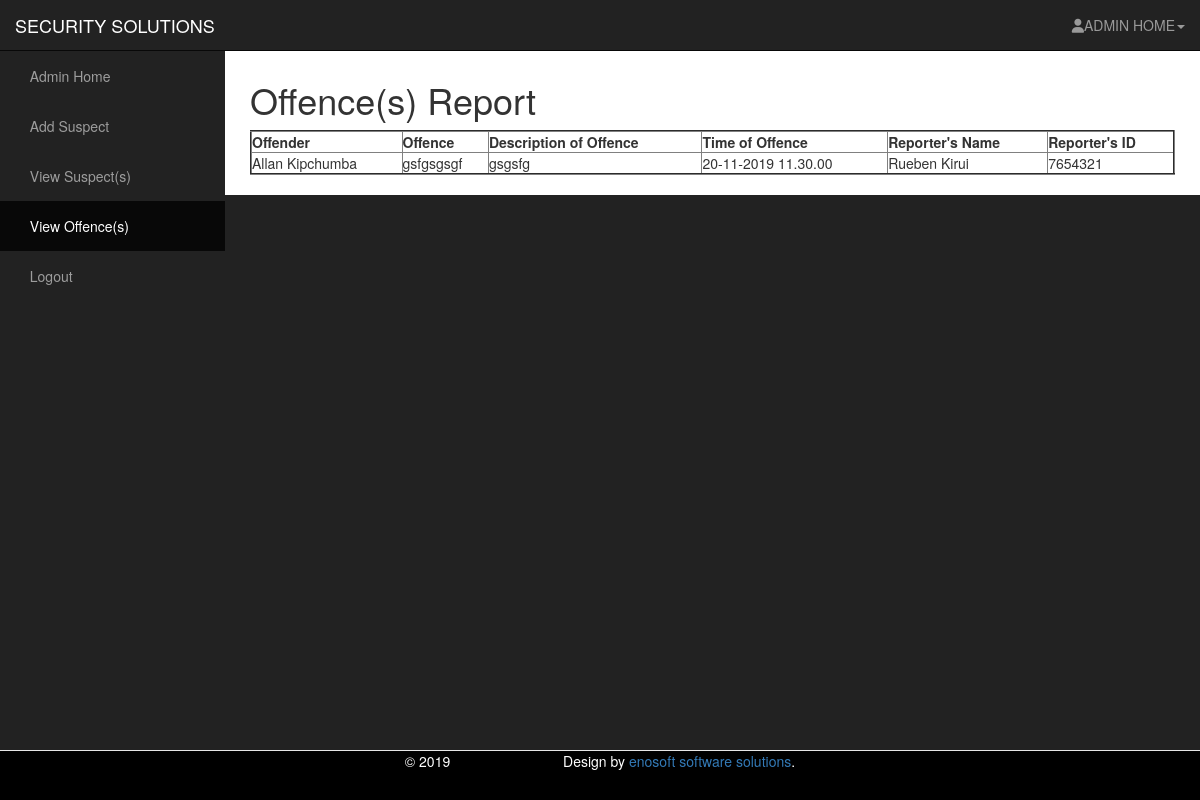
Page /viewoffences.php (signed in) on the committed database.
### tables this page shows
CREATE TABLE `offence` (
  `id` int(11) NOT NULL,
  `detailsid` varchar(100) NOT NULL,
  `offence` varchar(150) NOT NULL,
  `description` text NOT NULL,
  `offencedate` varchar(100) NOT NULL,
  `reportername` varchar(100) NOT NULL,
  `reporterid` varchar(100) NOT NULL
);

CREATE TABLE `details` (
  `id` int(11) NOT NULL,
  `identifier` varchar(100) NOT NULL,
  `fullname` varchar(150) NOT NULL,
  `identifiernumber` varchar(150) NOT NULL,
  `phonenumber` varchar(20) NOT NULL,
  `nationality` varchar(50) NOT NULL,
  `image` blob NOT NULL,
  `imagetype` varchar(50) NOT NULL
);

### viewoffences.php (the view, shortened to what this page needs)
<!DOCTYPE html>
<html lang="en">
<head>
    <link href="css/bootstrap.min.css" rel="stylesheet">
    <link href="css/sb-admin.css" rel="stylesheet">
    <link href="font-awesome/css/font-awesome.min.css" rel="stylesheet" type="text/css">
</head>
<body>
    <div id="wrapper">
        <nav class="navbar navbar-inverse navbar-fixed-top" role="navigation">
            <div class="navbar-header">
                <a style="text-transform:uppercase;" class="navbar-brand" href="../index.php">Security solutions</a>
            </div>
            <ul class="nav navbar-right top-nav">
                <li class="dropdown">
                    <a href="" class="dropdown-toggle" data-toggle="dropdown"><i class="fa fa-user"></i>ADMIN HOME<b class="caret"></b></a>
                </li>
            </ul>
            <div class="collapse navbar-collapse navbar-ex1-collapse">
                <ul class="nav navbar-nav side-nav">
                    <li>
                        <a href="officerhome.php"><i class="glyphicon glyphicon-thumbs-up"></i> Admin Home</a>
                    </li>
					<li>
                        <a href="addsuspect.php"><i class="glyphicon glyphicon-thumbs-up"></i> Add Suspect</a>
                    </li>
					<li>
                        <a href="viewsuspect.php"><i class="glyphicon glyphicon-thumbs-up"></i> View Suspect(s)</a>
                    </li>
					<li class="active">
                        <a href="viewoffences.php"><i class="glyphicon glyphicon-thumbs-down"></i> View Offence(s)</a>
                    </li>
					<li>
                        <a href="logout.php"><i class="glyphicon glyphicon-bullhorn"></i> Logout</a>
                    </li>
                </ul>
            </div>
        </nav>
        <div id="page-wrapper">
            <div class="container-fluid">
                <div class="row">
                    <div class="col-lg-12">
						<p style="width:100%;">
						<h1>Offence(s) Report</h1>
						<?php
						include"connection.php";
						$query=mysqli_query($con,"select * from offence");
						$num=mysqli_num_rows($query);
						if($num>0)
						{
							echo"<table style='width:100%;' border='2'>
							<tr>
								<th>Offender</th>
								<th>Offence</th>
								<th>Description of Offence</th>
								<th>Time of Offence</th>
								<th>Reporter's Name</th>
								<th>Reporter's ID</th>
							</tr>
							";
							while($data=mysqli_fetch_array($query))
							{
								$detailsid=$data['detailsid'];
								$namequery=mysqli_query($con,"select *  from details where id='$detailsid'");
								$namedata=mysqli_fetch_array($namequery);
								$offender=$namedata['fullname'];
								echo"
								<tr>
									<td>".$offender."</td>
									<td>".$data['offence']."</td>
									<td>".$data['description']."</td>
									<td>".$data['offencedate']."</td>
									<td>".$data['reportername']."</td>
									<td>".$data['reporterid']."</td>
								</tr>
								";
							}
							echo"</table>";
						}
						else
						{
							echo"Hooray!! The country seems safe!! There are no offence(s) in the system currently.";
						}
						?>
                    </div>
                </div>
            </div>
			<footer style="text-align:left;background-color:#000000;color:#FFFFFF;" class="navbar navbar-default navbar-fixed-bottom">
					<div style="text-align:center;" class="container-fluid">&copy; <?php echo date("Y");?>
					&nbsp;&nbsp;&nbsp;&nbsp;&nbsp;&nbsp;&nbsp;&nbsp;&nbsp;&nbsp;&nbsp;&nbsp;&nbsp;&nbsp;&nbsp;&nbsp;&nbsp;&nbsp;&nbsp;&nbsp;&nbsp;&nbsp;&nbsp;&nbsp;&nbsp;&nbsp;&nbsp;
					Design by <a href="" target="_blank">enosoft software solutions</a>.</div>
					</footer>
        </div>
    </div>
</body>
</html>

### css/sb-admin.css (style rules this page uses)
body { margin-top: 100px; background-color: #222; }
@media (min-width:768px) { body { margin-top: 50px; } }
#wrapper { padding-left: 0; }
#page-wrapper { width: 100%; padding: 0; background-color: #fff; }
@media (min-width:768px) { #wrapper { padding-left: 225px; } }
@media (min-width:768px) { #page-wrapper { padding: 10px; } }
.top-nav { padding: 0 15px; }
.top-nav>li { display: inline-block; float: left; }
.top-nav>li>a { padding-top: 15px; padding-bottom: 15px; line-height: 20px; color: #999; }
@media (min-width:768px) { .side-nav { position: fixed; top: 51px; left: 225px; width: 225px; margin-left: -225px; border: none; border-radius: 0; overflow-y: auto; background-color: #222; } }
@media (min-width:768px) { .side-nav>li>a { width: 225px; } }

### rows in the picture
offence: detailsid.fullname "Allan Kipchumba", offence "gsfgsgsgf", description "gsgsfg", offencedate "20-11-2019 11.30.00", reportername "Rueben Kirui", reporterid "7654321"
